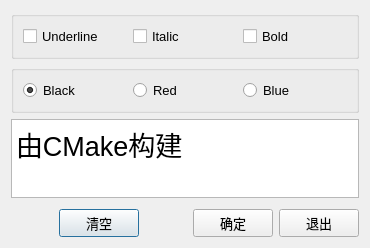
<?xml version="1.0" encoding="UTF-8"?>
<ui version="4.0">
 <class>Dialog</class>
 <widget class="QDialog" name="Dialog">
  <property name="geometry">
   <rect>
    <x>0</x>
    <y>0</y>
    <width>370</width>
    <height>248</height>
   </rect>
  </property>
  <property name="font">
   <font>
    <pointsize>10</pointsize>
   </font>
  </property>
  <property name="windowTitle">
   <string>CMake构建</string>
  </property>
  <layout class="QVBoxLayout" name="verticalLayout">
   <item>
    <widget class="QGroupBox" name="groupBox_Font">
     <property name="title">
      <string/>
     </property>
     <layout class="QHBoxLayout" name="horizontalLayout">
      <item>
       <widget class="QCheckBox" name="chkBoxUnder">
        <property name="text">
         <string>Underline</string>
        </property>
       </widget>
      </item>
      <item>
       <widget class="QCheckBox" name="chkBoxItalic">
        <property name="text">
         <string>Italic</string>
        </property>
       </widget>
      </item>
      <item>
       <widget class="QCheckBox" name="chkBoxBold">
        <property name="text">
         <string>Bold</string>
        </property>
       </widget>
      </item>
     </layout>
    </widget>
   </item>
   <item>
    <widget class="QGroupBox" name="groupBox_Color">
     <property name="title">
      <string/>
     </property>
     <layout class="QHBoxLayout" name="horizontalLayout_2">
      <item>
       <widget class="QRadioButton" name="radioBlack">
        <property name="text">
         <string>Black</string>
        </property>
        <property name="checked">
         <bool>true</bool>
        </property>
       </widget>
      </item>
      <item>
       <widget class="QRadioButton" name="radioRed">
        <property name="text">
         <string>Red</string>
        </property>
       </widget>
      </item>
      <item>
       <widget class="QRadioButton" name="radioBlue">
        <property name="text">
         <string>Blue</string>
        </property>
       </widget>
      </item>
     </layout>
    </widget>
   </item>
   <item>
    <widget class="QPlainTextEdit" name="plainTextEdit">
     <property name="font">
      <font>
       <pointsize>20</pointsize>
      </font>
     </property>
     <property name="plainText">
      <string>由CMake构建</string>
     </property>
    </widget>
   </item>
   <item>
    <layout class="QHBoxLayout" name="horizontalLayout_3">
     <property name="topMargin">
      <number>5</number>
     </property>
     <item>
      <spacer name="horizontalSpacer_2">
       <property name="orientation">
        <enum>Qt::Horizontal</enum>
       </property>
       <property name="sizeHint" stdset="0">
        <size>
         <width>40</width>
         <height>20</height>
        </size>
       </property>
      </spacer>
     </item>
     <item>
      <widget class="QPushButton" name="btnClear">
       <property name="text">
        <string>清空</string>
       </property>
      </widget>
     </item>
     <item>
      <spacer name="horizontalSpacer">
       <property name="orientation">
        <enum>Qt::Horizontal</enum>
       </property>
       <property name="sizeHint" stdset="0">
        <size>
         <width>40</width>
         <height>20</height>
        </size>
       </property>
      </spacer>
     </item>
     <item>
      <widget class="QPushButton" name="btnOK">
       <property name="text">
        <string>确定</string>
       </property>
      </widget>
     </item>
     <item>
      <widget class="QPushButton" name="btnExit">
       <property name="text">
        <string>退出</string>
       </property>
      </widget>
     </item>
    </layout>
   </item>
  </layout>
 </widget>
 <resources/>
 <connections>
  <connection>
   <sender>btnExit</sender>
   <signal>clicked()</signal>
   <receiver>Dialog</receiver>
   <slot>close()</slot>
   <hints>
    <hint type="sourcelabel">
     <x>300</x>
     <y>260</y>
    </hint>
    <hint type="destinationlabel">
     <x>376</x>
     <y>275</y>
    </hint>
   </hints>
  </connection>
  <connection>
   <sender>btnOK</sender>
   <signal>clicked()</signal>
   <receiver>Dialog</receiver>
   <slot>accept()</slot>
   <hints>
    <hint type="sourcelabel">
     <x>225</x>
     <y>255</y>
    </hint>
    <hint type="destinationlabel">
     <x>158</x>
     <y>277</y>
    </hint>
   </hints>
  </connection>
 </connections>
</ui>
